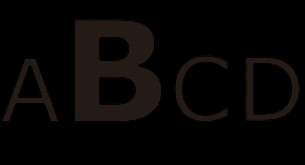
#> input picture python/jobsheet9/img/abc.png, 305 x 165 px, found by its file name
$ python 9.2seleksiUkuran.py
#> lines starting #> are read from the running program, lines starting #| are printed output that depends on the picture; after the words box and inside, x2 and y2 are one past the last pixel; in counts of white or black regions, pixels touching at a corner belong together
import cv2

minKontur = 100
maxKontur = 400

path_gambar = r'python\jobsheet9\img\abc.png'

citra = cv2.imread(path_gambar, 0)
#> citra: shape (165, 305); min 0, max 43, mean 5
citraBerwarna = cv2.cvtColor(citra, cv2.COLOR_GRAY2BGR)
kontur, hierarki = cv2.findContours(citra, cv2.RETR_EXTERNAL, cv2.CHAIN_APPROX_NONE)
#> kontur = 11 contours, 7 with area under 20; largest, box (x1, y1, x2, y2) and area: (75, 19, 162, 122) 7582, (246, 58, 300, 121) 2782, (3, 59, 58, 121) 1278, (175, 57, 228, 121) 674

for indeks in range(len(kontur)):
    panjangKontur = cv2.arcLength(kontur[indeks], True)
    if (panjangKontur >= minKontur) and (panjangKontur <= maxKontur):
        cv2.drawContours(citraBerwarna, kontur, indeks, (255, 255, 0), 3)
#> this loop made 11 passes
#> panjangKontur on passes 1 to 11: 0, 2, 0, 0, 0, 0, 235.9, 213.4, 0, 312.6, 383.4
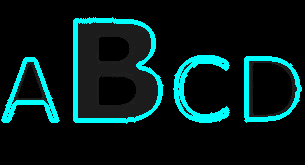
#> citraBerwarna: shape (165, 305, 3); mean B, G, R 28.7, 28.7, 3.4

cv2.imshow("Hasil", citraBerwarna)
cv2.waitKey(0)
cv2.destroyAllWindows()

$ run again, with python/jobsheet9/img/guppyBiru.png copied over python/jobsheet9/img/abc.png
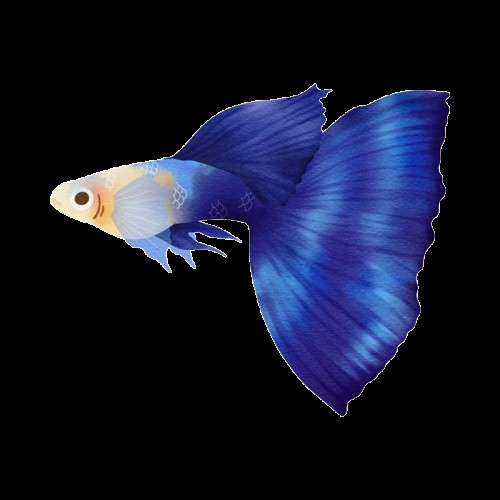
#> input picture python/jobsheet9/img/guppyBiru.png, 500 x 500 px, found by its file name
#> `citra = cv2.imread(path_gambar, 0)`:
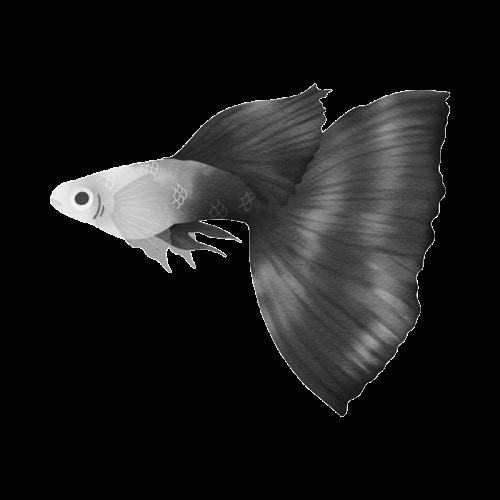
#> citra: shape (500, 500); min 0, max 255, mean 24.8
#> kontur = 1 contour; box (x1, y1, x2, y2) and area: (50, 83, 450, 417) 65862
#> the loop `for indeks in range(len(kontur)):` made 1 pass
#> panjangKontur on pass 1: 1649.6

$ run again, with python/jobsheet9/img/guppyKuning.png copied over python/jobsheet9/img/abc.png
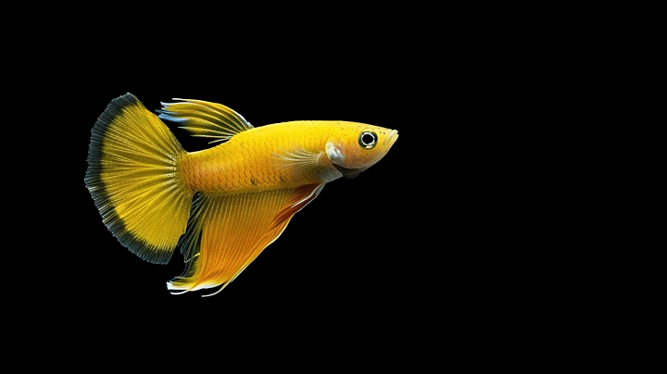
#> input picture python/jobsheet9/img/guppyKuning.png, 667 x 374 px, found by its file name
#> `citra = cv2.imread(path_gambar, 0)`:
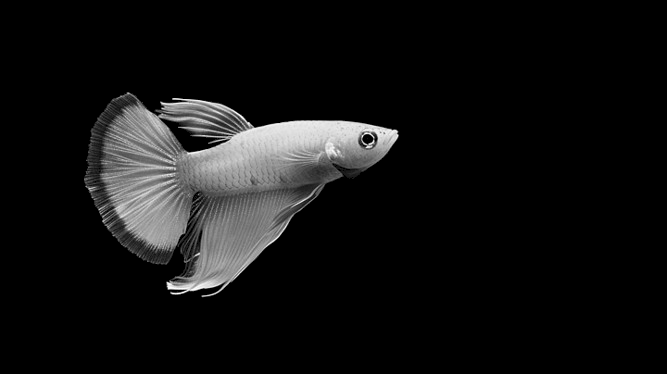
#> citra: shape (374, 667); min 0, max 255, mean 18.3
#> kontur = 1 contour; box (x1, y1, x2, y2) and area: (84, 92, 399, 298) 36358
#> the loop `for indeks in range(len(kontur)):` made 1 pass
#> panjangKontur on pass 1: 1126.5

$ run again, with python/jobsheet9/img/guppyMerah.png copied over python/jobsheet9/img/abc.png
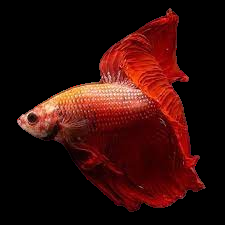
#> input picture python/jobsheet9/img/guppyMerah.png, 225 x 225 px, found by its file name
#> `citra = cv2.imread(path_gambar, 0)`:
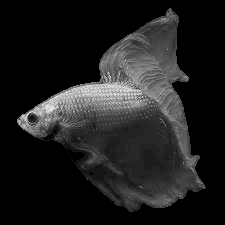
#> citra: shape (225, 225); min 0, max 238, mean 30.8
#> kontur = 6 contours, 5 with area under 20; largest, box (x1, y1, x2, y2) and area: (17, 8, 206, 212) 19285
#> the loop `for indeks in range(len(kontur)):` made 6 passes
#> panjangKontur on passes 1 to 6: 0, 0, 0, 0, 0, 765.8
